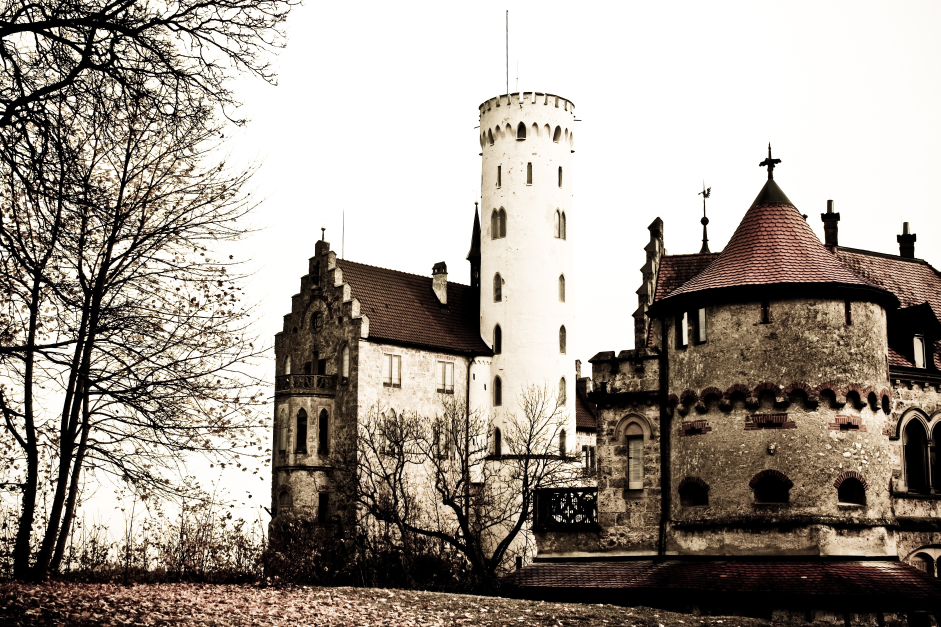
#> input picture Superposicion/image/c.jpg, 3761 x 2508 px (shown at 1/4 size)
$ python conv.py
#> lines starting #> are read from the running program, lines starting #| are printed output that depends on the picture
import cv2


background = cv2.imread('image/c.jpg')
#> background is the input picture: shape (2508, 3761, 3); mean B, G, R 141.8, 150.8, 159.4
overlay = cv2.imread('image/yo4.png')
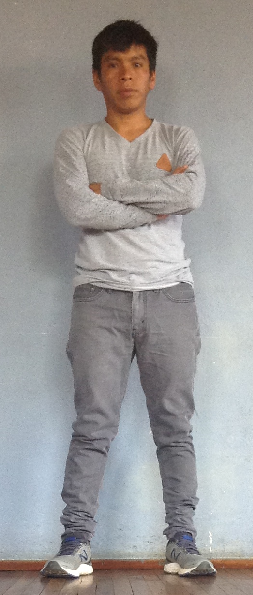
#> input picture Superposicion/image/yo4.png, 253 x 595 px
#> overlay is the input picture: shape (595, 253, 3); mean B, G, R 150.9, 152.5, 155.2

rows,cols,channels = overlay.shape
#> rows = 595; cols = 253; channels = 3

overlay = cv2.addWeighted(background[250:250+rows, 0:0+cols], 0.1, overlay,0.9,0)
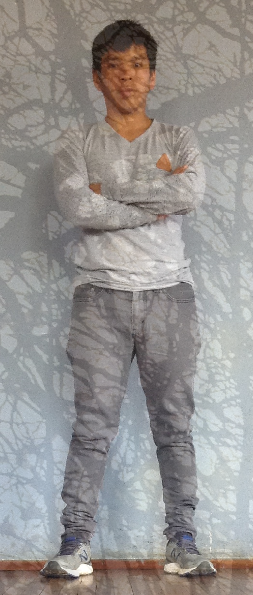
#> overlay: shape (595, 253, 3); mean B, G, R 144.7, 147, 150.1

background[1900:1900+rows, 1500:1500+cols] = overlay

cv2.imwrite('conbined.png', background)

cv2.waitKey(0)
